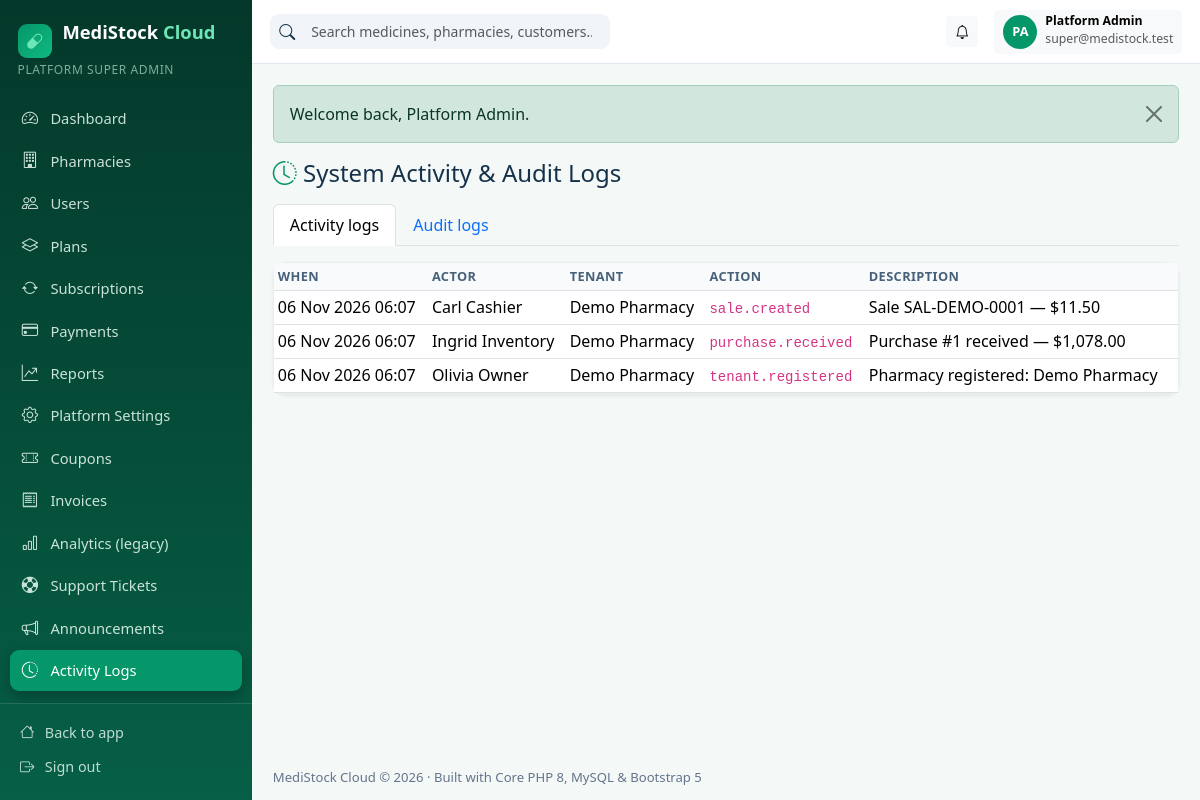
The page /superadmin/logs.php (signed in) on the database its author committed.
### tables this page shows
CREATE TABLE IF NOT EXISTS users (
    id                        INT UNSIGNED AUTO_INCREMENT PRIMARY KEY,
    tenant_id                 INT UNSIGNED NULL,           
    role_id                   INT UNSIGNED NOT NULL,
    name                      VARCHAR(120) NOT NULL,
    email                     VARCHAR(190) NOT NULL UNIQUE,
    password_hash             VARCHAR(255) NOT NULL,
    phone                     VARCHAR(40)  NULL,
    status                    ENUM('active','inactive','invited') NOT NULL DEFAULT 'active',
    email_verified_at         DATETIME NULL,
    email_verification_token  VARCHAR(100) NULL,
    invitation_token          VARCHAR(100) NULL,
    invited_at                DATETIME NULL,
    last_login_at             DATETIME NULL,
    created_at                TIMESTAMP NULL,
    updated_at                TIMESTAMP NULL,
    deleted_at                TIMESTAMP NULL,
    INDEX idx_users_tenant (tenant_id),
    CONSTRAINT fk_users_tenant FOREIGN KEY (tenant_id) REFERENCES tenants (id) ON DELETE CASCADE,
    CONSTRAINT fk_users_role   FOREIGN KEY (role_id)   REFERENCES roles (id)   ON DELETE RESTRICT
);

CREATE TABLE IF NOT EXISTS roles (
    id          INT UNSIGNED AUTO_INCREMENT PRIMARY KEY,
    `key`       VARCHAR(50)  NOT NULL UNIQUE,
    name        VARCHAR(100) NOT NULL,
    description VARCHAR(255) NULL,
    created_at  TIMESTAMP NULL,
    updated_at  TIMESTAMP NULL
);

CREATE TABLE IF NOT EXISTS activity_logs (
    id          BIGINT UNSIGNED AUTO_INCREMENT PRIMARY KEY,
    tenant_id   INT UNSIGNED NULL,
    user_id     INT UNSIGNED NULL,
    action      VARCHAR(80) NOT NULL,
    description VARCHAR(255) NULL,
    ip_address  VARCHAR(45) NULL,
    created_at  TIMESTAMP NULL,
    INDEX idx_activity (tenant_id, created_at),
    CONSTRAINT fk_act_tenant FOREIGN KEY (tenant_id) REFERENCES tenants (id) ON DELETE SET NULL,
    CONSTRAINT fk_act_user   FOREIGN KEY (user_id)   REFERENCES users (id)   ON DELETE SET NULL
);

CREATE TABLE IF NOT EXISTS tenants (
    id             INT UNSIGNED AUTO_INCREMENT PRIMARY KEY,
    name           VARCHAR(160) NOT NULL,
    slug           VARCHAR(180) NOT NULL UNIQUE,
    email          VARCHAR(190) NOT NULL,
    phone          VARCHAR(40)  NULL,
    license_number VARCHAR(80)  NULL,
    address        VARCHAR(255) NULL,
    city           VARCHAR(100) NULL,
    country        VARCHAR(100) NULL,
    logo_path      VARCHAR(255) NULL,
    status         ENUM('pending','active','suspended') NOT NULL DEFAULT 'active',
    trial_ends_at  DATETIME NULL,
    created_at     TIMESTAMP NULL,
    updated_at     TIMESTAMP NULL,
    deleted_at     TIMESTAMP NULL,
    INDEX idx_tenants_status (status)
);

### config/database.php (called while the page is built)
<?php
return [
    'driver'    => 'mysql',
    'host'      => getenv('DB_HOST') ?: '127.0.0.1',
    'port'      => getenv('DB_PORT') ?: '3306',
    'database'  => getenv('DB_DATABASE') ?: 'medistock_cloud',
    'username'  => getenv('DB_USERNAME') ?: 'root',
    'password'  => getenv('DB_PASSWORD') ?: '',
    'charset'   => 'utf8mb4',
    'collation' => 'utf8mb4_unicode_ci',
];

### app/Database.php (called while the page is built)
<?php
final class Database
{
    private static ?PDO $instance = null;
    public static function connection(): PDO
    {
        if (self::$instance instanceof PDO) {
            return self::$instance;
        }
        $config = require dirname(__DIR__) . '/config/database.php';
        $dsn = sprintf(
            '%s:host=%s;port=%s;dbname=%s;charset=%s',
            $config['driver'],
            $config['host'],
            $config['port'],
            $config['database'],
            $config['charset']
        );
        self::$instance = new PDO($dsn, $config['username'], $config['password'], [
            PDO::ATTR_ERRMODE            => PDO::ERRMODE_EXCEPTION,
            PDO::ATTR_DEFAULT_FETCH_MODE => PDO::FETCH_ASSOC,
            PDO::ATTR_EMULATE_PREPARES   => false,
        ]);
        return self::$instance;
    }
}
function db(): PDO
{
    return Database::connection();
}

### public/superadmin/logs.php (the view, shortened to what this page needs)
<?php
require_role(['super_admin']);
$pdo = db();
$tab = (string)input('tab', 'activity');
admin_header('System Logs', 'superadmin/logs.php');
?>
<h4 class="mb-3"><i class="bi bi-clock-history text-emerald"></i> System Activity &amp; Audit Logs</h4>
<ul class="nav nav-tabs mb-3">
  <li class="nav-item"><a class="nav-link <?= $tab === 'activity' ? 'active' : '' ?>" href="logs.php?tab=activity">Activity logs</a></li>
  <li class="nav-item"><a class="nav-link <?= $tab === 'audit' ? 'active' : '' ?>" href="logs.php?tab=audit">Audit logs</a></li>
</ul>
<?php if ($tab === 'audit'): ?>
  <?php $rows = $pdo->query('SELECT a.*, u.name AS user_name, t.name AS tenant_name FROM audit_logs a LEFT JOIN users u ON u.id = a.user_id LEFT JOIN tenants t ON t.id = a.tenant_id ORDER BY a.id DESC LIMIT 100')->fetchAll(); ?>
  <div class="card shadow-sm"><div class="table-responsive"><table class="table table-sm table-hover align-middle mb-0">
    <thead><tr><th>When</th><th>Actor</th><th>Tenant</th><th>Entity</th><th>Action</th><th>IP</th></tr></thead>
    <tbody><?php foreach ($rows as $r): ?>
      <tr><td><?= fmt_date($r['created_at'], 'd M Y H:i') ?></td><td><?= e($r['user_name'] ?? 'System') ?></td><td><?= e($r['tenant_name'] ?? '—') ?></td>
      <td><code><?= e($r['entity']) ?><?= $r['entity_id'] ? '#' . (int)$r['entity_id'] : '' ?></code></td><td><?= e($r['action']) ?></td><td class="small"><?= e($r['ip_address'] ?? '') ?></td></tr>
    <?php endforeach; ?></tbody></table></div></div>
<?php else: ?>
  <?php $rows = $pdo->query('SELECT a.*, u.name AS user_name, t.name AS tenant_name FROM activity_logs a LEFT JOIN users u ON u.id = a.user_id LEFT JOIN tenants t ON t.id = a.tenant_id ORDER BY a.id DESC LIMIT 100')->fetchAll(); ?>
  <div class="card shadow-sm"><div class="table-responsive"><table class="table table-sm table-hover align-middle mb-0">
    <thead><tr><th>When</th><th>Actor</th><th>Tenant</th><th>Action</th><th>Description</th></tr></thead>
    <tbody><?php foreach ($rows as $r): ?>
      <tr><td><?= fmt_date($r['created_at'], 'd M Y H:i') ?></td><td><?= e($r['user_name'] ?? 'System') ?></td><td><?= e($r['tenant_name'] ?? '—') ?></td>
      <td><code><?= e($r['action']) ?></code></td><td><?= e($r['description'] ?? '') ?></td></tr>
    <?php endforeach; ?></tbody></table></div></div>
<?php endif; ?>
<?php admin_footer(); ?>

### app/View.php (shortened to what this page needs)
<?php
function admin_menu(): array
{
    if (is_super_admin()) {
        return [
            ['super-admin/dashboard.php', 'bi-speedometer2', 'Dashboard', null],
            ['super-admin/pharmacies.php', 'bi-building', 'Pharmacies', null],
            ['super-admin/users.php', 'bi-people', 'Users', null],
            ['super-admin/plans.php', 'bi-layers', 'Plans', null],
            ['super-admin/subscriptions.php', 'bi-arrow-repeat', 'Subscriptions', null],
            ['super-admin/payments.php', 'bi-credit-card', 'Payments', null],
            ['super-admin/reports.php', 'bi-graph-up-arrow', 'Reports', null],
            ['super-admin/settings.php', 'bi-gear', 'Platform Settings', null],
            ['superadmin/coupons.php', 'bi-ticket-perforated', 'Coupons', null],
            ['superadmin/invoices.php', 'bi-receipt', 'Invoices', null],
            ['superadmin/analytics.php', 'bi-bar-chart', 'Analytics (legacy)', null],
            ['superadmin/tickets.php', 'bi-life-preserver', 'Support Tickets', null],
            ['superadmin/announcements.php', 'bi-megaphone', 'Announcements', null],
            ['superadmin/logs.php', 'bi-clock-history', 'Activity Logs', null],
        ];
    }
    $role = current_user()['role_key'] ?? '';
    $posHref = in_array($role, ['cashier', 'pharmacist'], true) ? 'cashier/pos.php' : 'admin/pos.php';
    $items = [
        ['admin/dashboard.php', 'bi-speedometer2', 'Overview', 'dashboard.view'],
        [$posHref, 'bi-upc-scan', 'Pharmacy POS', 'pos.access'],
        ['admin/sales.php', 'bi-cart-check', 'Sales', 'sales.view'],
        ['admin/returns.php', 'bi-arrow-counterclockwise', 'Sales Returns', 'sales.manage'],
        ['admin/medicines.php', 'bi-capsule', 'Medicines', 'medicines.view'],
        ['admin/categories.php', 'bi-tags', 'Categories', 'medicines.view'],
        ['admin/brands.php', 'bi-award', 'Brands', 'medicines.view'],
        ['admin/batches.php', 'bi-box-seam', 'Batches', 'stock.view'],
        ['admin/inventory.php', 'bi-boxes', 'Inventory', 'stock.view'],
        ['admin/adjustments.php', 'bi-sliders', 'Stock Adjustments', 'stock.adjust'],
        ['admin/movements.php', 'bi-arrow-repeat', 'Stock Movements', 'stock.view'],
        ['admin/transfers.php', 'bi-arrow-left-right', 'Branch Transfers', 'stock.view'],
        ['admin/expiry.php', 'bi-calendar-x', 'Expiry Management', 'stock.view'],
        ['admin/lowstock.php', 'bi-exclamation-triangle', 'Low Stock Alerts', 'stock.view'],
        ['admin/purchases.php', 'bi-bag-plus', 'Purchases', 'purchases.manage'],
        ['admin/purchase-orders.php', 'bi-clipboard2-check', 'Purchase Orders', 'purchases.manage'],
        ['admin/suppliers.php', 'bi-truck', 'Suppliers', 'suppliers.manage'],
        ['admin/supplier-payments.php', 'bi-cash-coin', 'Supplier Payments', 'purchases.manage'],
        ['admin/customers.php', 'bi-person-heart', 'Customers', 'customers.manage'],
        ['admin/prescriptions.php', 'bi-file-earmark-medical', 'Prescriptions', 'prescriptions.manage'],
        ['admin/expenses.php', 'bi-wallet2', 'Expenses', 'expenses.manage'],
        ['admin/staff.php', 'bi-people', 'Staff', 'staff.manage'],
        ['admin/branches.php', 'bi-diagram-3', 'Branches', 'branches.manage'],
        ['admin/reports.php', 'bi-graph-up', 'Reports & Analytics', 'reports.view'],
        ['admin/subscription.php', 'bi-stars', 'Subscription', 'billing.manage'],
        ['admin/settings.php', 'bi-gear', 'Settings', 'settings.manage'],
    ];
    $items = array_values(array_filter($items, static fn($i) => $i[3] === null || can($i[3])));
    $roleItems = match ($role) {
        'pharmacist' => [
            ['pharmacist/dashboard.php', 'bi-clipboard2-pulse', 'Pharmacist Home', null],
            ['pharmacist/prescriptions.php', 'bi-file-earmark-medical', 'My Prescriptions', null],
            ['pharmacist/medicines.php', 'bi-search-heart', 'Medicine Search', null],
            ['pharmacist/dispensing.php', 'bi-clipboard-check', 'Dispensing Records', null],
            ['pharmacist/sales.php', 'bi-receipt', 'Sales History', null],
        ],
        'cashier' => [
            ['cashier/dashboard.php', 'bi-cash-register', 'Cashier Home', null],
            ['cashier/sales.php', 'bi-receipt', 'My Sales', null],
        ],
        'inventory_manager' => [
            ['inventory/dashboard.php', 'bi-boxes', 'Inventory Home', null],
            ['inventory/receiving.php', 'bi-box-arrow-in-down', 'Stock Receiving', null],
            ['inventory/transfers.php', 'bi-arrow-left-right', 'Branch Transfers', null],
            ['inventory/purchase-orders.php', 'bi-clipboard2-check', 'Purchase Orders', null],
            ['inventory/alerts.php', 'bi-bell', 'Stock Alerts', null],
            ['inventory/suppliers.php', 'bi-truck', 'Suppliers', null],
        ],
        default => [],
    };
    return array_merge($roleItems, $items);
}
function admin_header(string $title, string $active = ''): void
{
    $u = current_user();
    $initials = '';
    foreach (explode(' ', (string)($u['name'] ?? 'U')) as $part) {
        $initials .= strtoupper(substr($part, 0, 1));
    }
    ?>
<!DOCTYPE html>
<html lang="en">
<head>
<link href="https://cdn.jsdelivr.net/npm/bootstrap@5.3.3/dist/css/bootstrap.min.css" rel="stylesheet">
<link href="https://cdn.jsdelivr.net/npm/bootstrap-icons@1.11.3/font/bootstrap-icons.min.css" rel="stylesheet">
<link href="<?= asset('css/style.css') ?>" rel="stylesheet">
</head>
<body class="admin-body">
<div class="admin-wrapper">
  <aside class="admin-sidebar" id="adminSidebar">
    <div class="sidebar-brand"><span class="brand-badge"><i class="bi bi-capsule"></i></span> MediStock <span>Cloud</span></div>
    <div class="sidebar-role"><?= e(is_super_admin() ? 'Platform Super Admin' : ($u['role_name'] ?? '')) ?></div>
    <nav class="sidebar-nav">
      <?php foreach (admin_menu() as [$href, $icon, $label, $perm]): ?>
        <a href="<?= url($href) ?>" class="<?= $active === $href ? 'active' : '' ?>"><i class="bi <?= e($icon) ?>"></i> <span><?= e($label) ?></span></a>
      <?php endforeach; ?>
    </nav>
    <div class="sidebar-footer">
      <a href="<?= url(is_super_admin() ? 'index.php' : 'admin/index.php') ?>"><i class="bi bi-house"></i> <span>Back to app</span></a>
      <a href="<?= url('logout.php') ?>"><i class="bi bi-box-arrow-right"></i> <span>Sign out</span></a>
    </div>
  </aside>
  <div class="admin-main">
    <header class="admin-topbar">
      <form class="topbar-search d-none d-md-flex" method="get" action="<?= url(is_super_admin() ? 'superadmin/tenants.php' : 'admin/medicines.php') ?>">
        <i class="bi bi-search"></i>
        <input class="form-control form-control-sm border-0" name="q" placeholder="Search medicines, pharmacies, customers…">
      </form>
      <div class="ms-auto d-flex align-items-center gap-3">
        <div class="dropdown">
          <button class="btn btn-sm btn-light position-relative" data-bs-toggle="dropdown" aria-label="Notifications">
            <i class="bi bi-bell"></i>
          </button>
        </div>
        <div class="dropdown">
          <button class="btn btn-sm btn-light d-flex align-items-center gap-2" data-bs-toggle="dropdown">
            <span class="avatar-circle"><?= e(substr($initials, 0, 2)) ?></span>
            <span class="d-none d-md-inline text-start"><strong class="d-block small lh-1"><?= e($u['name'] ?? '') ?></strong><small class="text-muted"><?= e($u['email'] ?? '') ?></small></span>
          </button>
        </div>
      </div>
    </header>
    <main class="admin-content">
      <?= flash_html() ?>
<?php
}
function admin_footer(): void
{
    ?>
    </main>
    <footer class="admin-footer">MediStock Cloud © <?= date('Y') ?> · Built with Core PHP 8, MySQL & Bootstrap 5</footer>
  </div>
</div>
<div class="toast-container position-fixed bottom-0 end-0 p-3" id="msToasts" style="z-index:1090"></div>
</body>
</html>
<?php
}

### rows shown on the page
users: role.key "PLATFORM SUPER ADMIN", name "Platform Admin", email "super@medistock.test"
activity_logs: created_at "06 Nov 2026 06:07", user.name "Carl Cashier", tenant.name "Demo Pharmacy", action "sale.created", description "Sale SAL-DEMO-0001 — $11.50"
activity_logs: created_at "06 Nov 2026 06:07", user.name "Ingrid Inventory", tenant.name "Demo Pharmacy", action "purchase.received", description "Purchase #1 received — $1,078.00"
activity_logs: created_at "06 Nov 2026 06:07", user.name "Olivia Owner", tenant.name "Demo Pharmacy", action "tenant.registered", description "Pharmacy registered: Demo Pharmacy"

### other values the page prints
$label "Dashboard"
$label "Pharmacies"
$label "Users"
$label "Plans"
$label "Subscriptions"
$label "Payments"
$label "Reports"
$label "Platform Settings"
$label "Coupons"
$label "Invoices"
$label "Analytics (legacy)"
$label "Support Tickets"
$label "Announcements"
$label "Activity Logs"
substr($initials, 0, 2) "PA"
